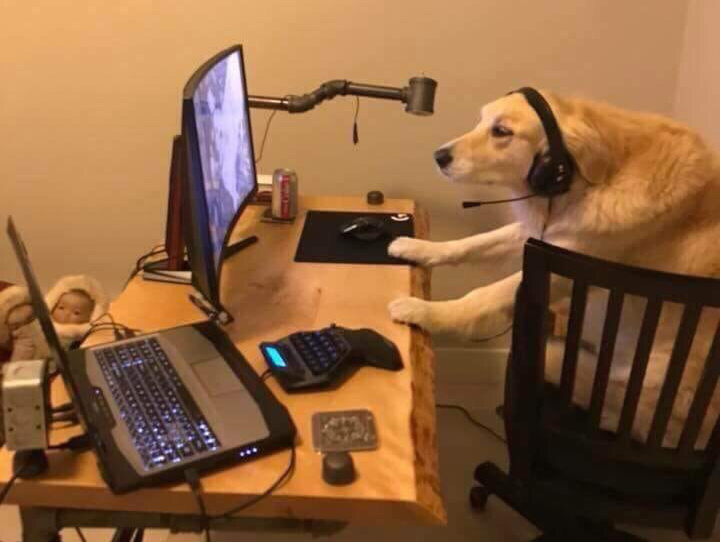
#> input picture LAB1/dog.png, 720 x 542 px
$ jupyter execute --allow-errors Lab1.ipynb
#> lines starting #> are read from the running program, lines starting #| are printed output that depends on the picture
### Text Mining & Image Recognition - LABORATORIO 1

Problema 1:

Desarrolle una funcion la cual reciba dos parametros, una imagen y un entero llamado color, la
funcion debe devolver una imagen la cual tenga activos los canales de color

[cell 1]
import cv2
import numpy as np
import matplotlib.pyplot as plt

[cell 2]
img = cv2.imread("dog.png")
#> img is the input picture: shape (542, 720, 3); mean B, G, R 62.6, 98.4, 140.6
img = cv2.cvtColor(img, cv2.COLOR_BGR2RGB)
plt.imshow(img)
plt.show()

[cell 3]
def imagen_color(img, color):
#> called with color = 1
  alto = img.shape[0]
#> alto = 542
  ancho = img.shape[1]
#> ancho = 720

  imgSalida = np.zeros((alto, ancho, 3))

  for i in range(0, alto):
    for j in range(0, ancho):
      blue = img[i, j][2]
      green = img[i, j][1]
      red = img[i, j][0]
      # imagen debe mostrar activos unicamente el color azul.
      if color == 1: imgSalida[i, j] = [0, 0, red]
      # imagen debe mostrar activos unicamente el color verde
      if color == 2: imgSalida[i, j] = [0, green, 0]
      # imagen debe mostrar activos ´unicamente el color rojo.
      if color == 3: imgSalida[i, j] = [red, 0, 0]
      # la imagen debe mostrar activos ´unicamente los colores rojo y verde.
      if color == 10:imgSalida[i, j] = [red, green, 0]
      # la imagen debe mostrar activos unicamente los colores verde y azul.
      if color == 20: imgSalida[i, j] = [blue, green, 0]
      # imagen debe mostrar activos ´unicamente los colores azul y rojo.
      if color == 30: imgSalida[i, j] = [blue, 0, red]
  return imgSalida.astype(np.uint8)

[cell 4]
img_p1 = imagen_color(img, 1)
plt.imshow(img_p1)
plt.show()

[cell 5]
img_p1 = imagen_color(img, 2)
plt.imshow(img_p1)
plt.show()

[cell 6]
img_p1 = imagen_color(img, 3)
plt.imshow(img_p1)
plt.show()

[cell 7]
img_p1 = imagen_color(img, 10)
plt.imshow(img_p1)
plt.show()

[cell 8]
img_p1 = imagen_color(img, 20)
plt.imshow(img_p1)
plt.show()

[cell 9]
img_p1 = imagen_color(img, 30)
plt.imshow(img_p1)
plt.show()

Problema 2:

En el .zip del laboratorio se le compartio un conjunto de imagenes en escala de grises, estas imagenes
fueron creadas utilizando una escala de grises en 3D, cree una funcion que dadas las 3 imagenes se
construya la imagen original a color.

[cell 10]
def imagen_color(GB, GG, GR):

  alto = GB.shape[0]
  ancho = GB.shape[1]

  imgSalida = np.zeros((alto, ancho, 3))

  for i in range(0, alto):
    for j in range(0, ancho):
      blue = GB[i, j][2]
      green = GG[i, j][1]
      red = GR[i, j][0]

      imgSalida[i, j] = [blue, green, red]
  return imgSalida.astype(np.uint8)

[cell 11]
GB = cv2.imread("imagen1/imagen1_salida_gray_azul.jpg")
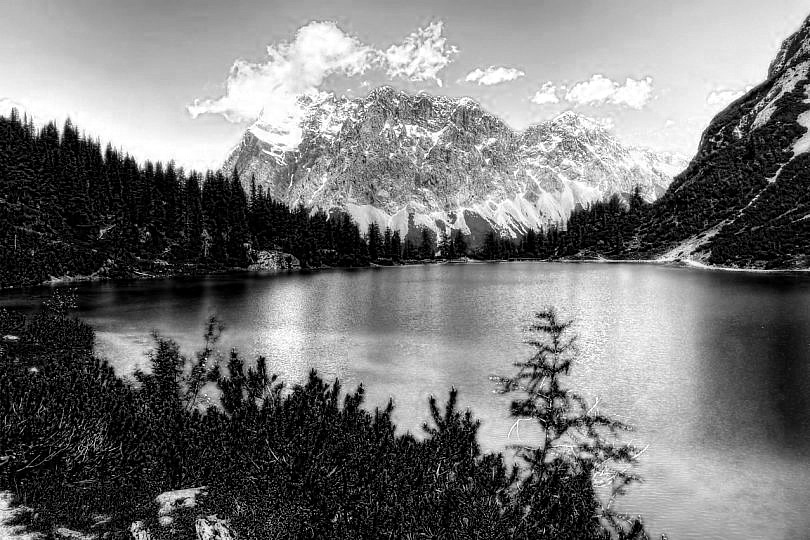
#> input picture LAB1/imagen1/imagen1_salida_gray_azul.jpg, 810 x 540 px
#> GB is the input picture: shape (540, 810, 3); min 0, max 255, mean 118.1
GG = cv2.imread("imagen1/imagen1_salida_gray_verde.jpg")
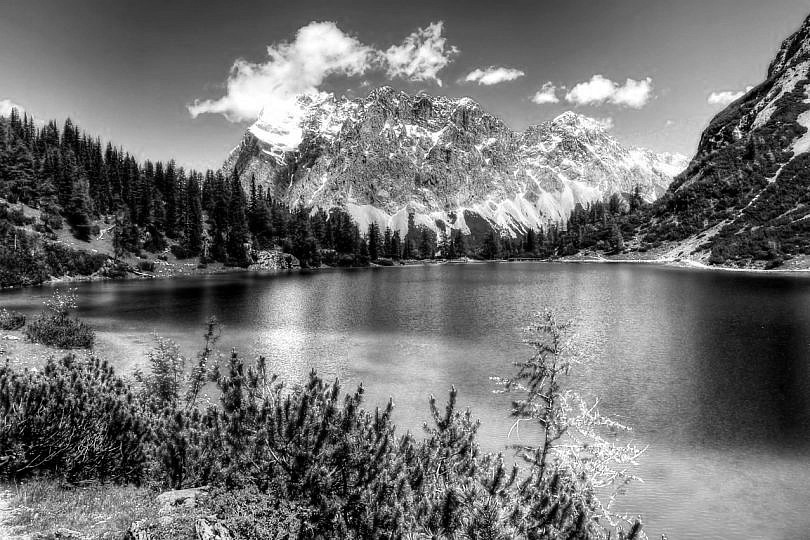
#> input picture LAB1/imagen1/imagen1_salida_gray_verde.jpg, 810 x 540 px
#> GG is the input picture: shape (540, 810, 3); min 0, max 255, mean 113.9
GR = cv2.imread("imagen1/imagen1_salida_gray_rojo.jpg")
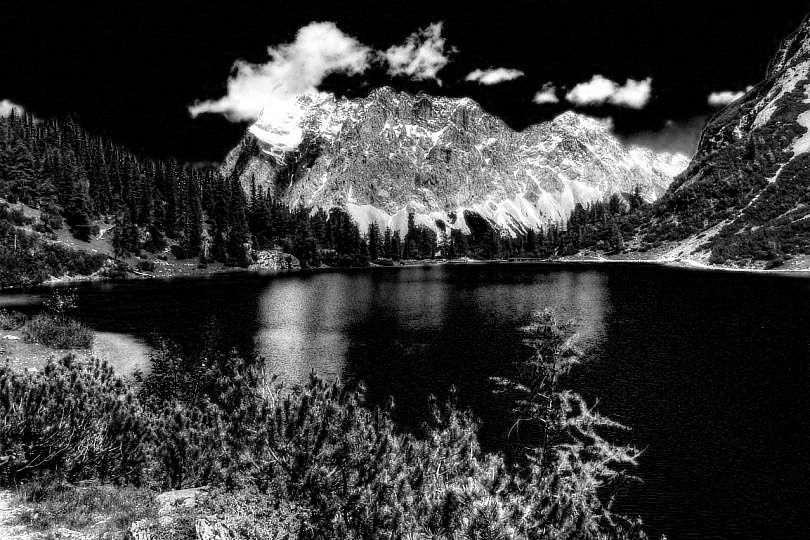
#> input picture LAB1/imagen1/imagen1_salida_gray_rojo.jpg, 810 x 540 px
#> GR is the input picture: shape (540, 810, 3); min 0, max 255, mean 57.5

imgColor = imagen_color(GR, GG, GB)
#> after the loop in imagen_color, `for i in range(0, alto):`:
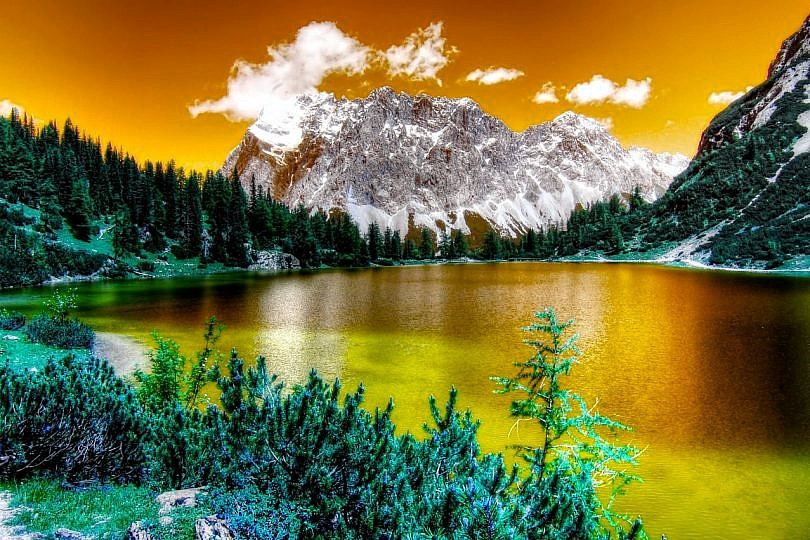
#> imgSalida: shape (540, 810, 3) float64; mean B, G, R 57.5, 113.9, 118.1
plt.imshow(imgColor)
plt.show()

[cell 12]
GB = cv2.imread("imagen2/imagen2_salida_gray_azul.jpg")
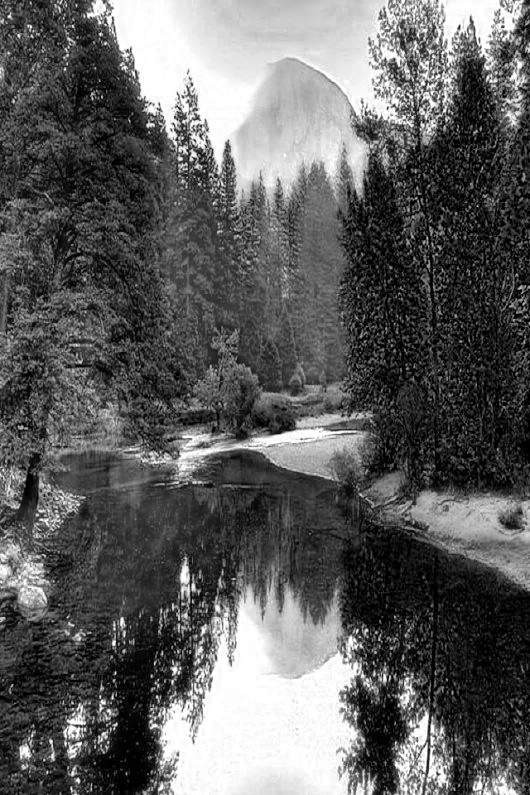
#> input picture LAB1/imagen2/imagen2_salida_gray_azul.jpg, 530 x 795 px
#> GB is the input picture: shape (795, 530, 3); min 0, max 255, mean 95.1
GG = cv2.imread("imagen2/imagen2_salida_gray_verde.jpg")
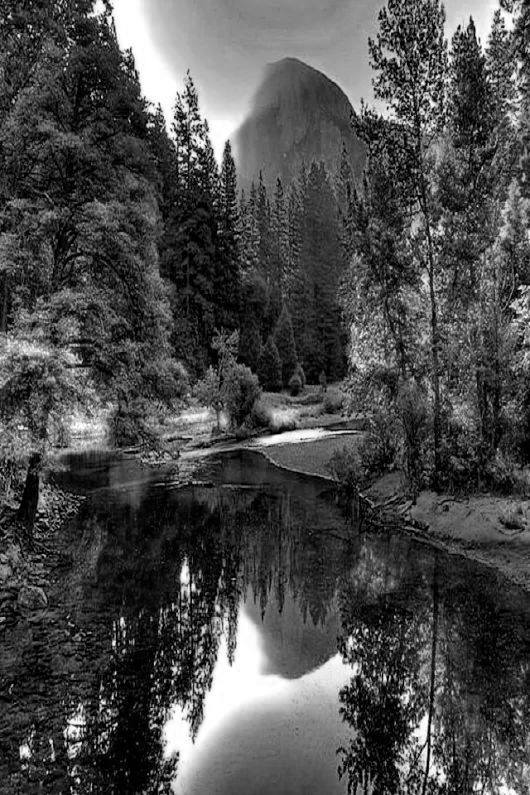
#> input picture LAB1/imagen2/imagen2_salida_gray_verde.jpg, 530 x 795 px
#> GG is the input picture: shape (795, 530, 3); min 0, max 255, mean 75.3
GR = cv2.imread("imagen2/imagen2_salida_gray_rojo.jpg")

#> (the rest of this cell did not finish here and is left out)

[cell 13]
GB = cv2.imread("imagen3/perro_salida_gray_azul.jpg")
GG = cv2.imread("imagen3/perro_salida_gray_verde.jpg")
GR = cv2.imread("imagen3/perro_salida_gray_rojo.jpg")

#> (the rest of this cell did not finish here and is left out)

Problema 3:

Cree una funcion que dada una imagen cree una escala de grises en tres dimensiones, tome en
cuenta que su funcion debe crear 3 imagenes como salida. Para entregar este ejercicio debe incluir
una las imagenes que haya utilizado como prueba y el resultado de las misma, no puede utilizar la
imagen del Problema #2.

[cell 14]
def color_grises(img):
  alto = img.shape[0]
#> alto = 542
  ancho = img.shape[1]
#> ancho = 720

  grayR = np.zeros((alto, ancho, 1))
  grayG = np.zeros((alto, ancho, 1))
  grayB = np.zeros((alto, ancho, 1))

  for i in range(0, alto):
    for j in range(0, ancho):
      grayR[i,j] = img[i,j][0]
      grayG[i,j] = img[i,j][1]
      grayB[i,j] = img[i,j][2]
    lista = [cv2.cvtColor(grayR.astype(np.uint8), cv2.COLOR_BGR2RGB),
             cv2.cvtColor(grayG.astype(np.uint8), cv2.COLOR_BGR2RGB),
             cv2.cvtColor(grayB.astype(np.uint8), cv2.COLOR_BGR2RGB) ]
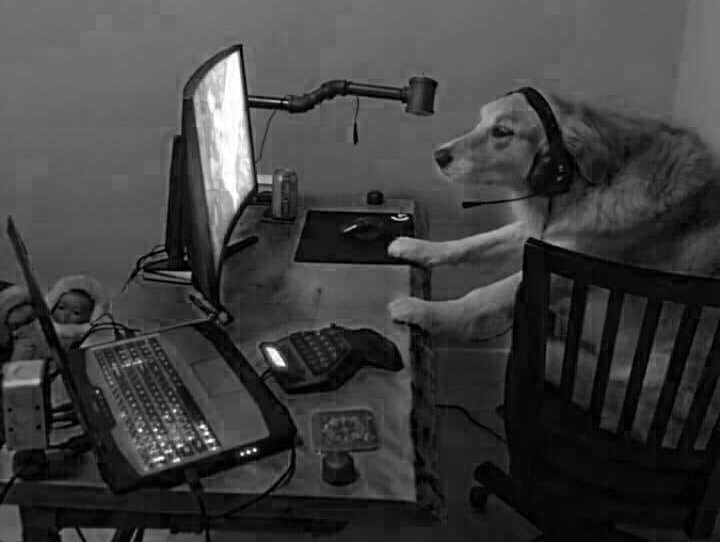
#> grayB: shape (542, 720, 1) float64; min 0, max 255, mean 62.6
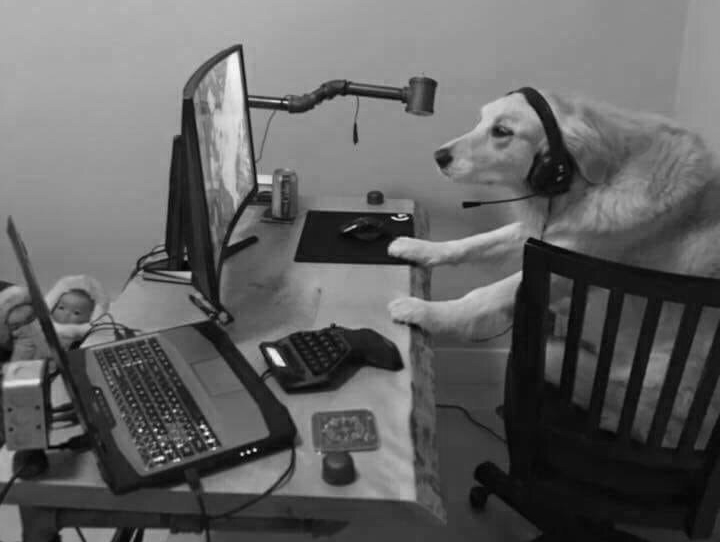
#> grayG: shape (542, 720, 1) float64; min 0, max 253, mean 98.4
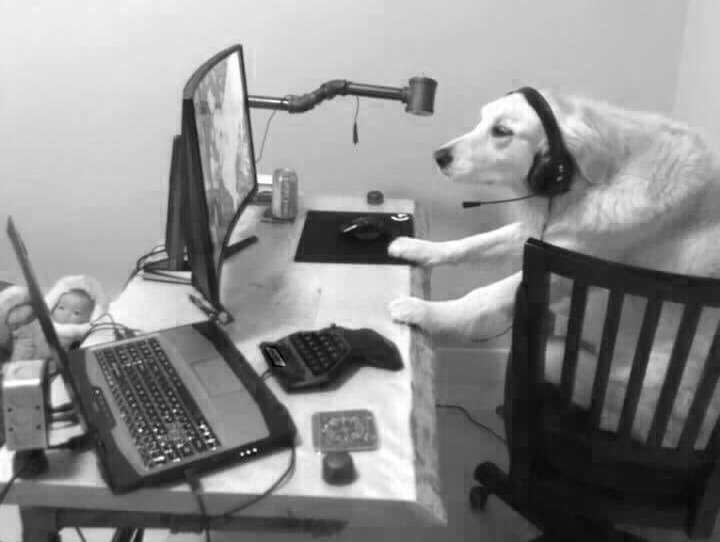
#> grayR: shape (542, 720, 1) float64; min 0, max 255, mean 140.6
  plt.figure(figsize=(20,20))
  for i in range(len(lista)):
    plt.subplot(1, len(lista), i + 1)
    plt.imshow(lista[i])
  plt.show()
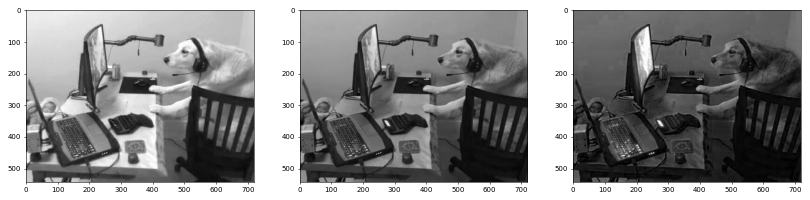
#> figure drawn by matplotlib, 3 panels
